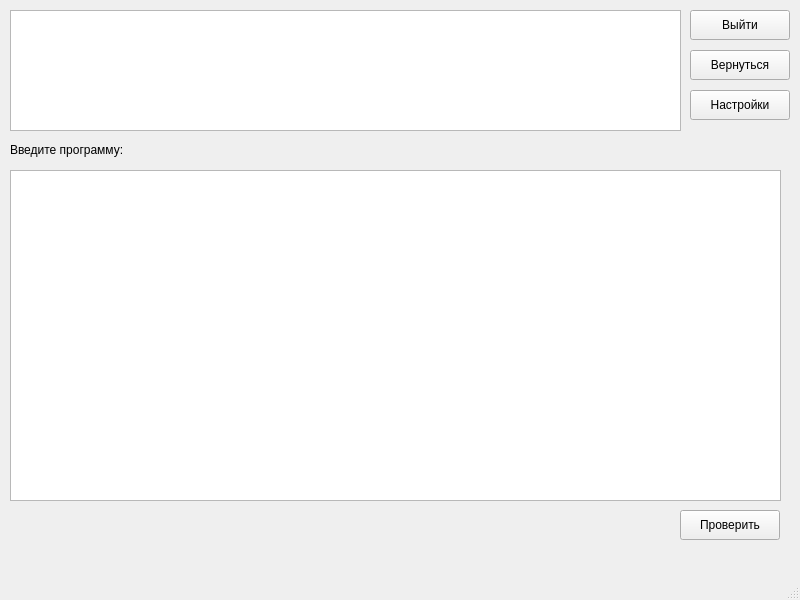
<?xml version="1.0" encoding="UTF-8"?>
<ui version="4.0">
 <class>MainWindow</class>
 <widget class="QMainWindow" name="MainWindow">
  <property name="geometry">
   <rect>
    <x>0</x>
    <y>0</y>
    <width>800</width>
    <height>600</height>
   </rect>
  </property>
  <property name="windowTitle">
   <string>MainWindow</string>
  </property>
  <widget class="QWidget" name="centralwidget">
   <widget class="QTextEdit" name="answerEdit">
    <property name="geometry">
     <rect>
      <x>10</x>
      <y>170</y>
      <width>771</width>
      <height>331</height>
     </rect>
    </property>
   </widget>
   <widget class="QPushButton" name="checkButton">
    <property name="geometry">
     <rect>
      <x>680</x>
      <y>510</y>
      <width>100</width>
      <height>30</height>
     </rect>
    </property>
    <property name="text">
     <string>Проверить</string>
    </property>
   </widget>
   <widget class="QTextEdit" name="questionEdit">
    <property name="geometry">
     <rect>
      <x>10</x>
      <y>10</y>
      <width>671</width>
      <height>121</height>
     </rect>
    </property>
   </widget>
   <widget class="QPushButton" name="exitButton">
    <property name="geometry">
     <rect>
      <x>690</x>
      <y>10</y>
      <width>100</width>
      <height>30</height>
     </rect>
    </property>
    <property name="text">
     <string>Выйти</string>
    </property>
   </widget>
   <widget class="QLabel" name="infoLabel">
    <property name="geometry">
     <rect>
      <x>10</x>
      <y>140</y>
      <width>131</width>
      <height>20</height>
     </rect>
    </property>
    <property name="text">
     <string>Введите программу:</string>
    </property>
   </widget>
   <widget class="QPushButton" name="returnButton">
    <property name="geometry">
     <rect>
      <x>690</x>
      <y>50</y>
      <width>100</width>
      <height>30</height>
     </rect>
    </property>
    <property name="text">
     <string>Вернуться</string>
    </property>
   </widget>
   <widget class="QPushButton" name="settingsButton">
    <property name="geometry">
     <rect>
      <x>690</x>
      <y>90</y>
      <width>100</width>
      <height>30</height>
     </rect>
    </property>
    <property name="text">
     <string>Настройки</string>
    </property>
   </widget>
  </widget>
  <widget class="QMenuBar" name="menubar">
   <property name="geometry">
    <rect>
     <x>0</x>
     <y>0</y>
     <width>800</width>
     <height>21</height>
    </rect>
   </property>
  </widget>
  <widget class="QStatusBar" name="statusbar"/>
 </widget>
 <resources/>
 <connections/>
</ui>
